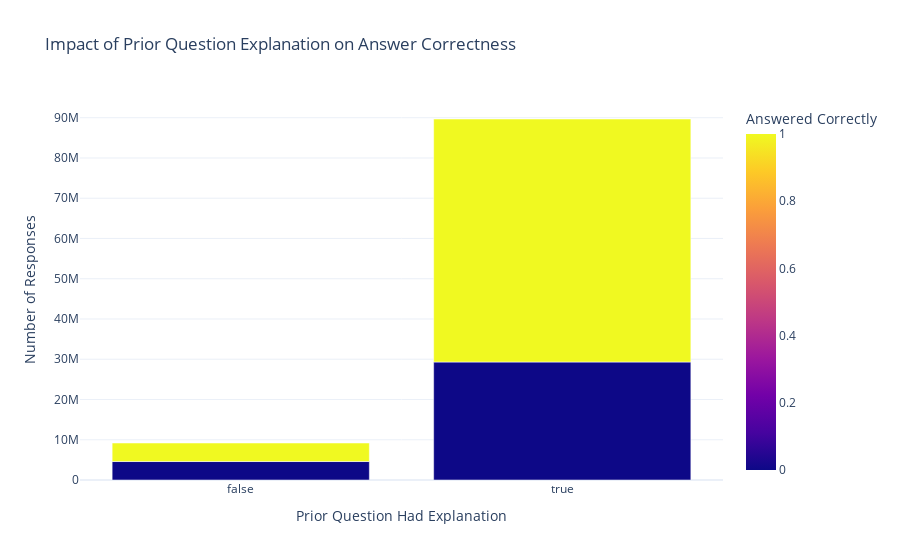

Notebook code for this chart:
### Code cell
explanation_correct = questions_train_df.groupby(['prior_question_had_explanation', 'answered_correctly']).size().reset_index(name='count')
fig = px.bar(explanation_correct, x='prior_question_had_explanation', y='count', color='answered_correctly',
             title='Impact of Prior Question Explanation on Answer Correctness',
             labels={'prior_question_had_explanation': 'Prior Question Had Explanation', 'count': 'Number of Responses', 'answered_correctly': 'Answered Correctly'})
fig.show()

### Figure 1 — Plotly figure (JSON) as saved in the notebook; plotly's stock layout.template omitted (floating-point values rounded to 4 significant figures)
{"data": [{"alignmentgroup": "True", "hovertemplate": "Prior Question Had Explanation=%{x}<br>Number of Responses=%{y}<br>Answered Correctly=%{marker.color}<extra></extra>", "legendgroup": "", "marker": {"color": [0, 1, 0, 1], "coloraxis": "coloraxis", "pattern": {"shape": ""}}, "name": "", "offsetgroup": "", "orientation": "v", "showlegend": false, "textposition": "auto", "type": "bar", "x": [false, false, true, true], "xaxis": "x", "y": [4590739, 4602257, 29310265, 60375272], "yaxis": "y"}], "layout": {"barmode": "relative", "coloraxis": {"colorbar": {"title": {"text": "Answered Correctly"}}, "colorscale": [[0, "#0d0887"], [0.1111, "#46039f"], [0.2222, "#7201a8"], [0.3333, "#9c179e"], [0.4444, "#bd3786"], [0.5556, "#d8576b"], [0.6667, "#ed7953"], [0.7778, "#fb9f3a"], [0.8889, "#fdca26"], [1, "#f0f921"]]}, "legend": {"tracegroupgap": 0}, "title": {"text": "Impact of Prior Question Explanation on Answer Correctness"}, "xaxis": {"anchor": "y", "domain": [0, 1], "title": {"text": "Prior Question Had Explanation"}}, "yaxis": {"anchor": "x", "domain": [0, 1], "title": {"text": "Number of Responses"}}}}
